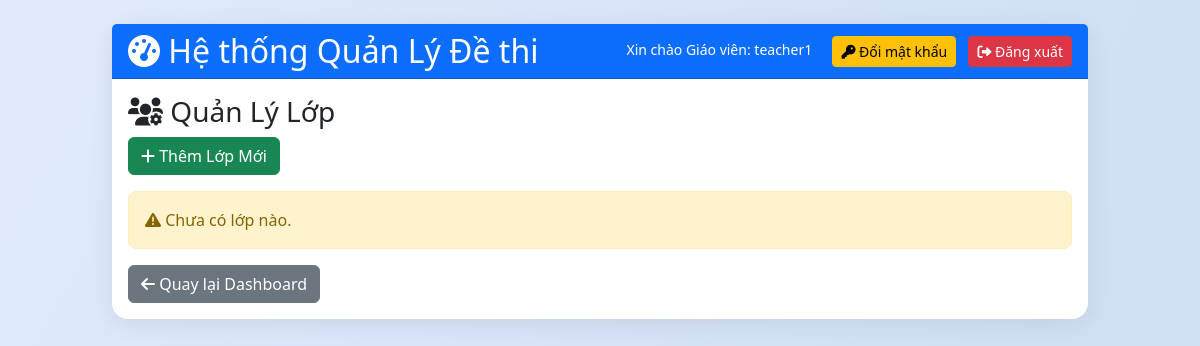
/manage_groups (signed in), run on an earlier commit of the app's database.
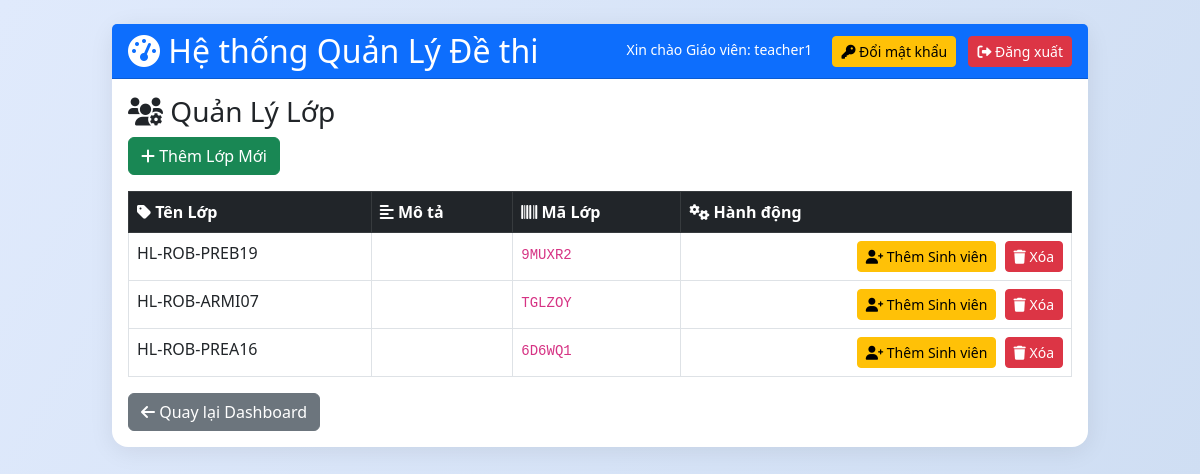
And on a later commit of the database.
### tables this page shows
CREATE TABLE groups (
            id INTEGER PRIMARY KEY AUTOINCREMENT,
            name TEXT,
            teacher_id INTEGER,
            description TEXT,
            code TEXT
        , aes_key BLOB);

### app.py (the view)
@app.route('/manage_groups')
@login_required
def manage_groups():
    if current_user.role != 'teacher':
        return redirect('/dashboard')
    groups = c.execute("SELECT id, name, description, code FROM groups WHERE teacher_id=?", (current_user.id,)).fetchall()
    return render_template('groups.html', mode='list', groups=groups)

### app.py (called while the page is built)
@login_manager.user_loader
def load_user(uid):
    row = c.execute("SELECT id, username, role, email FROM users WHERE id=?",(uid,)).fetchone()
    return User(*row) if row else None

@app.before_request
def ensure_csrf_token():
    if 'csrf_token' not in session:
        session['csrf_token'] = secrets.token_hex(16)

@app.after_request
def set_security_headers(resp):
    resp.headers['X-Frame-Options'] = 'SAMEORIGIN'
    resp.headers['X-Content-Type-Options'] = 'nosniff'
    resp.headers['Referrer-Policy'] = 'no-referrer'
    resp.headers['Content-Security-Policy'] = "default-src 'self'; script-src 'self' https://cdn.jsdelivr.net 'unsafe-inline' blob:; worker-src 'self' blob:; style-src 'self' https://cdn.jsdelivr.net https://cdnjs.cloudflare.com 'unsafe-inline'; font-src 'self' https://cdnjs.cloudflare.com; img-src 'self' data:; frame-ancestors 'self'; object-src 'none'"
    return resp

### templates/groups.html (shortened to what this page needs)
{% extends "base.html" %}
{% block content %}
{% if mode == 'create' %}
<h3><i class="fas fa-users"></i> Thêm Lớp Mới</h3>
<form method="post">
    <input type="hidden" name="csrf_token" value="{{ session.csrf_token }}">
    <div class="mb-3">
        <label class="form-label"><i class="fas fa-tag"></i> Tên Lớp</label>
        <input type="text" name="name" class="form-control" required>
    </div>
    <div class="mb-3">
        <label class="form-label"><i class="fas fa-align-left"></i> Mô tả</label>
        <textarea name="description" class="form-control" rows="3"></textarea>
    </div>
    <button type="submit" class="btn btn-success"><i class="fas fa-plus"></i> Tạo Lớp</button>
    <a href="/manage_groups" class="btn btn-secondary"><i class="fas fa-arrow-left"></i> Quay lại</a>
</form>
{% else %}
<h3><i class="fas fa-users-cog"></i> Quản Lý Lớp</h3>
<a href="/create_group" class="btn btn-success mb-3"><i class="fas fa-plus"></i> Thêm Lớp Mới</a>
{% if groups %}
<div class="table-responsive">
    <table class="table table-hover table-bordered">
        <thead class="table-dark">
            <tr>
                <th><i class="fas fa-tag"></i> Tên Lớp</th>
                <th><i class="fas fa-align-left"></i> Mô tả</th>
                <th><i class="fas fa-barcode"></i> Mã Lớp</th>
                <th><i class="fas fa-cogs"></i> Hành động</th>
            </tr>
        </thead>
        <tbody>
            {% for group in groups %}
            <tr>
                <td>{{ group[1] }}</td>
                <td>{{ group[2] }}</td>
                <td><code>{{ group[3] }}</code></td>
                <td class="text-end">
                    <a href="/add_students_to_group/{{ group[0] }}" class="btn btn-warning btn-sm me-1"><i class="fas fa-user-plus"></i> Thêm Sinh viên</a>
                    <a href="/delete_group/{{ group[0] }}" class="btn btn-danger btn-sm" onclick="return confirm('Bạn có chắc muốn xóa lớp {{ group[1] }}?')"><i class="fas fa-trash"></i> Xóa</a>
                </td>
            </tr>
            {% endfor %}
        </tbody>
    </table>
</div>
{% else %}
<div class="alert alert-warning"><i class="fas fa-exclamation-triangle"></i> Chưa có lớp nào.</div>
{% endif %}
<a href="/dashboard" class="btn btn-secondary"><i class="fas fa-arrow-left"></i> Quay lại Dashboard</a>
{% endif %}
{% endblock %}

What changed in the data, as far as the page shows it:
added groups: name "HL-ROB-PREB19", code "9MUXR2"
added groups: name "HL-ROB-ARMI07", code "TGLZOY"
added groups: name "HL-ROB-PREA16", code "6D6WQ1"
Also different on the page:
text no longer shown: "Chưa có lớp nào."
text now shown: "Tên Lớp Mô tả Mã Lớp Hành động"
